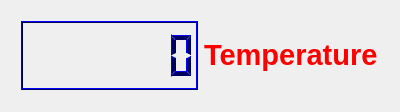
<?xml version="1.0" encoding="UTF-8"?>
<ui version="4.0">
 <class>Dialog</class>
 <widget class="QDialog" name="Dialog">
  <property name="geometry">
   <rect>
    <x>0</x>
    <y>0</y>
    <width>400</width>
    <height>112</height>
   </rect>
  </property>
  <property name="windowTitle">
   <string>Dialog</string>
  </property>
  <widget class="QWidget" name="layoutWidget">
   <property name="geometry">
    <rect>
     <x>10</x>
     <y>10</y>
     <width>381</width>
     <height>91</height>
    </rect>
   </property>
   <layout class="QHBoxLayout" name="horizontalLayout">
    <item>
     <widget class="QLCDNumber" name="temp_lcdNumber">
      <property name="palette">
       <palette>
        <active>
         <colorrole role="WindowText">
          <brush brushstyle="SolidPattern">
           <color alpha="255">
            <red>0</red>
            <green>0</green>
            <blue>94</blue>
           </color>
          </brush>
         </colorrole>
         <colorrole role="Light">
          <brush brushstyle="SolidPattern">
           <color alpha="255">
            <red>0</red>
            <green>0</green>
            <blue>255</blue>
           </color>
          </brush>
         </colorrole>
         <colorrole role="Dark">
          <brush brushstyle="SolidPattern">
           <color alpha="255">
            <red>0</red>
            <green>0</green>
            <blue>94</blue>
           </color>
          </brush>
         </colorrole>
         <colorrole role="Text">
          <brush brushstyle="SolidPattern">
           <color alpha="255">
            <red>60</red>
            <green>60</green>
            <blue>60</blue>
           </color>
          </brush>
         </colorrole>
         <colorrole role="ButtonText">
          <brush brushstyle="SolidPattern">
           <color alpha="255">
            <red>76</red>
            <green>76</green>
            <blue>76</blue>
           </color>
          </brush>
         </colorrole>
        </active>
        <inactive>
         <colorrole role="WindowText">
          <brush brushstyle="SolidPattern">
           <color alpha="255">
            <red>0</red>
            <green>0</green>
            <blue>94</blue>
           </color>
          </brush>
         </colorrole>
         <colorrole role="Light">
          <brush brushstyle="SolidPattern">
           <color alpha="255">
            <red>0</red>
            <green>0</green>
            <blue>255</blue>
           </color>
          </brush>
         </colorrole>
         <colorrole role="Dark">
          <brush brushstyle="SolidPattern">
           <color alpha="255">
            <red>0</red>
            <green>0</green>
            <blue>94</blue>
           </color>
          </brush>
         </colorrole>
         <colorrole role="Text">
          <brush brushstyle="SolidPattern">
           <color alpha="255">
            <red>60</red>
            <green>60</green>
            <blue>60</blue>
           </color>
          </brush>
         </colorrole>
         <colorrole role="ButtonText">
          <brush brushstyle="SolidPattern">
           <color alpha="255">
            <red>76</red>
            <green>76</green>
            <blue>76</blue>
           </color>
          </brush>
         </colorrole>
        </inactive>
        <disabled>
         <colorrole role="WindowText">
          <brush brushstyle="SolidPattern">
           <color alpha="255">
            <red>0</red>
            <green>0</green>
            <blue>94</blue>
           </color>
          </brush>
         </colorrole>
         <colorrole role="Light">
          <brush brushstyle="SolidPattern">
           <color alpha="255">
            <red>0</red>
            <green>0</green>
            <blue>255</blue>
           </color>
          </brush>
         </colorrole>
         <colorrole role="Dark">
          <brush brushstyle="SolidPattern">
           <color alpha="255">
            <red>0</red>
            <green>0</green>
            <blue>94</blue>
           </color>
          </brush>
         </colorrole>
         <colorrole role="Text">
          <brush brushstyle="SolidPattern">
           <color alpha="255">
            <red>0</red>
            <green>0</green>
            <blue>94</blue>
           </color>
          </brush>
         </colorrole>
         <colorrole role="ButtonText">
          <brush brushstyle="SolidPattern">
           <color alpha="255">
            <red>0</red>
            <green>0</green>
            <blue>94</blue>
           </color>
          </brush>
         </colorrole>
        </disabled>
       </palette>
      </property>
      <property name="digitCount">
       <number>7</number>
      </property>
     </widget>
    </item>
    <item>
     <widget class="QLabel" name="temp_label">
      <property name="text">
       <string>&lt;html&gt;&lt;head/&gt;&lt;body&gt;&lt;p&gt;&lt;span style=&quot; font-size:22pt; font-weight:600; color:#ff0000;&quot;&gt;Temperature&lt;/span&gt;&lt;/p&gt;&lt;/body&gt;&lt;/html&gt;</string>
      </property>
     </widget>
    </item>
   </layout>
  </widget>
 </widget>
 <layoutdefault spacing="6" margin="11"/>
 <resources/>
 <connections/>
</ui>
